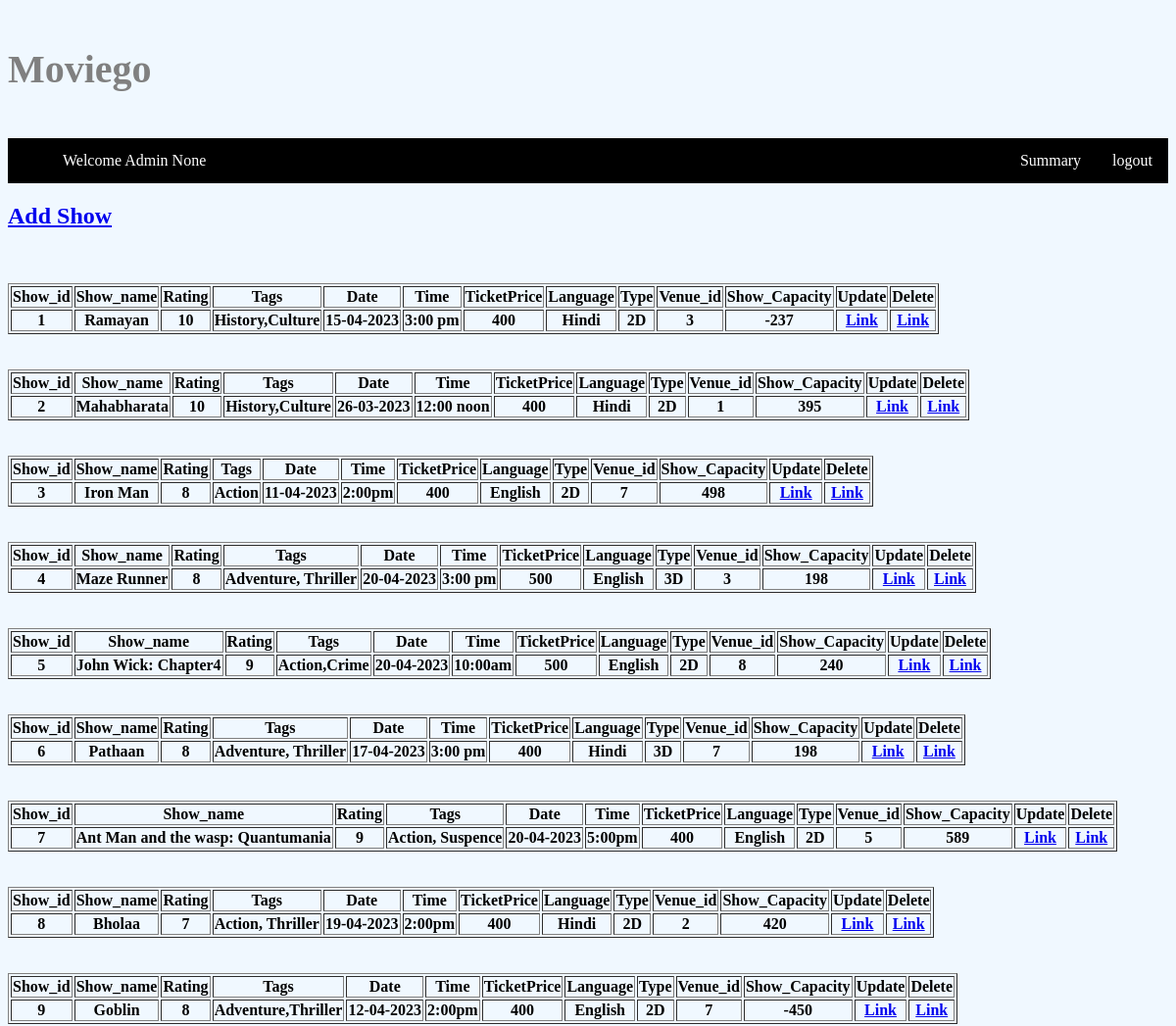
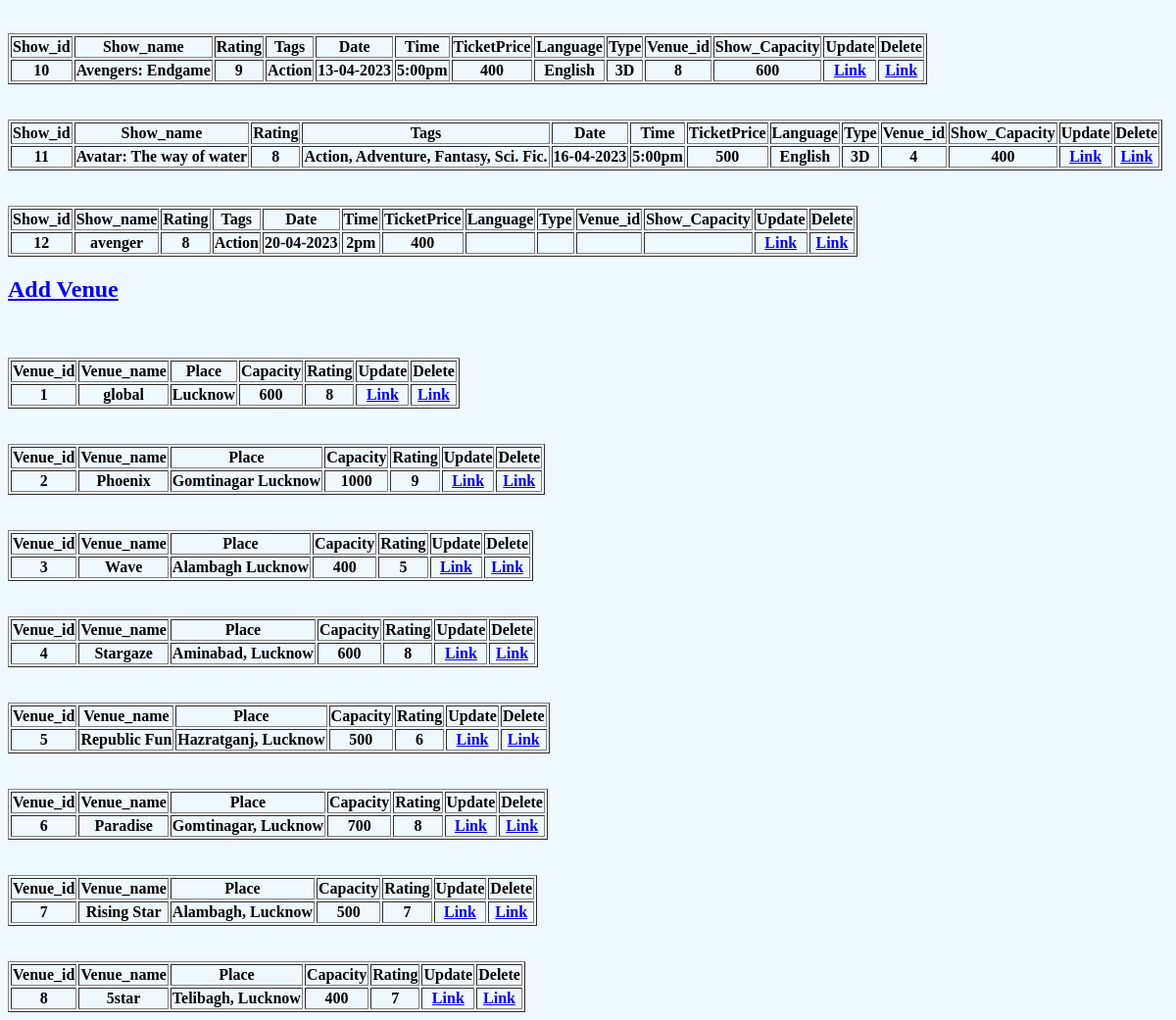
The page /A_dashboard/amisha001 on the database its author committed (2 pictures, top to bottom).
### app.py (models this page shows)
class Show(db.Model):
    Show_id=db.Column(db.Integer(),primary_key=True)
    Show_name=db.Column(db.String(50),nullable=False)
    Rating=db.Column(db.Integer())
    Tags=db.Column(db.String(50))
    Date=db.Column(db.String(20))
    Time=db.Column(db.String(20))
    TicketPrice=db.Column(db.Integer(),nullable=False)
    Language=db.Column(db.String(30),nullable=False)
    Type=db.Column(db.String(20),nullable=False)
    Venue_id=db.Column(db.Integer(),db.ForeignKey("venue.Venue_id"))
    Show_Capacity=db.Column(db.Integer())

class Venue(db.Model):
    Venue_id=db.Column(db.Integer(),primary_key=True)
    Venue_name=db.Column(db.String(50),nullable=False)
    Place=db.Column(db.String(50),nullable=False)
    Capacity=db.Column(db.Integer(),nullable=False)
    Rating=db.Column(db.Integer())
    rel_show=db.relationship("Show",backref='rel_venue', secondary="link")

### app.py (the view)
@app.route('/A_dashboard/<Username>',methods=['GET','POST'])
def A_dashboard(Username):
    Username=session.get('Username')
    users=User_data.query.all()
    venues=Venue.query.all()
    shows=Show.query.all()
    return render_template('A_dashboard.html',Username=Username,venues=venues,shows=shows,users=users)

### templates/A_dashboard.html (shortened to what this page needs)
<!DOCTYPE html>
<html lang="en">
<head>
</head>
<body>
    <h1>
        <div class='container'>Moviego</div>
        </h1>
        <ul><div class="sep">
            <div>
          <li><a href='/A_dashboard/{{Username}}'> Welcome Admin {{ Username }} </a></li>
        </div>
        <div>
          <li><a href="/summary">Summary</a> </li>
          <li><a href="/">logout</a> </li>
        </div>
    </div></ul>
    {% if venues|length==0 %}
    <h2>Nothing Found</h2>
    {% else %}
    <div>
        <div>
        <a href="/add_show/{{Username}}"><h2>Add Show</h2></a>
        {% for show in shows %}
        <table border="1">
            <tr>
                <th>Show_id</th>
                <th>Show_name</th>
                <th>Rating</th>
                <th>Tags</th>
                <th>Date</th>
                <th>Time</th>
                <th>TicketPrice</th>
                <th>Language</th>
                <th>Type</th>
                <th>Venue_id</th>
                <th>Show_Capacity</th>
                <th>Update</th>
                <th>Delete</th>
            </tr>
            <tr>
              <th>{{ show.Show_id }}</th><br>
              <th>{{ show.Show_name }}</th><br>
              <th>{{ show.Rating }}</th>
              <th>{{ show.Tags }}</th>
              <th>{{ show.Date }}</th>
              <th>{{ show.Time }}</th>
              <th>{{ show.TicketPrice }}</th>
              <th>{{ show.Language }}</th>
              <th>{{ show.Type }}</th>
              <th>{{ show.Venue_id }}</th>
              <th>{{ show.Show_Capacity }}</th>
              <th><a href="/update_show/{{Username}}/{{show.Show_id}}">Link</a></th>
              <th><a href="/delete_show/{{Username}}/{{show.Show_id}}">Link</a></th>
          </tr>
          {% endfor %}
        </table>
    </div>
    <div>
      <a href="/add_venue/{{Username}}"><h2>Add Venue</h2></a>
      {% for venue in venues %}
            <table border="1">
            <tr>
                <th>Venue_id</th>
                <th>Venue_name</th>
                <th>Place</th>
                <th>Capacity</th>
                <th>Rating</th>
                <th>Update</th>
                <th>Delete</th>
            </tr>
            <tr>
              <th>{{ venue.Venue_id }}</th><br>
              <th>{{ venue.Venue_name }}</th><br>
              <th>{{ venue.Place }}</th>
              <th>{{ venue.Capacity }}</th>
              <th>{{ venue.Rating }}</th>
              <th><a href="/update_venue/{{Username}}/{{venue.Venue_id}}">Link</a></th>
              <th><a href="/delete_venue/{{Username}}/{{venue.Venue_id}}">Link</a></th>
          </tr>
          {% endfor %}
        </table>
    </div>
    </div>
    {% endif %}
</body>
</html>

### templates/A_dashboard.html (style rules this page uses)
body { background-color: AliceBlue; }
h1 { color:Gray; font-size:40px; text-align: left; background-color:AliceBlue; padding-top:20px; padding-bottom: 20px; }
ul { list-style-type: none; margin: 0; overflow: hidden; background-color: black; }
li { float: left; }
li a { display: block; color: white; text-align: center; padding: 14px 16px; text-decoration: none; }
.sep { display:flex; justify-content: space-between; align-items: center; text-align:center; }

### rows shown on the page
Show: Show_id "1", Show_name "Ramayan", Rating "10", Tags "History,Culture", Date "15-04-2023", Time "3:00 pm", TicketPrice "400", Language "Hindi", Type "2D", Venue_id "3", Show_Capacity "-237"
Show: Show_id "2", Show_name "Mahabharata", Rating "10", Tags "History,Culture", Date "26-03-2023", Time "12:00 noon", TicketPrice "400", Language "Hindi", Type "2D", Venue_id "1", Show_Capacity "395"
Show: Show_id "3", Show_name "Iron Man", Rating "8", Tags "Action", Date "11-04-2023", Time "2:00pm", TicketPrice "400", Language "English", Type "2D", Venue_id "7", Show_Capacity "498"
Show: Show_id "4", Show_name "Maze Runner", Rating "8", Tags "Adventure, Thriller", Date "20-04-2023", Time "3:00 pm", TicketPrice "500", Language "English", Type "3D", Venue_id "3", Show_Capacity "198"
Show: Show_id "5", Show_name "John Wick: Chapter4", Rating "9", Tags "Action,Crime", Date "20-04-2023", Time "10:00am", TicketPrice "500", Language "English", Type "2D", Venue_id "8", Show_Capacity "240"
Show: Show_id "6", Show_name "Pathaan", Rating "8", Tags "Adventure, Thriller", Date "17-04-2023", Time "3:00 pm", TicketPrice "400", Language "Hindi", Type "3D", Venue_id "7", Show_Capacity "198"
Show: Show_id "7", Show_name "Ant Man and the wasp: Quantumania", Rating "9", Tags "Action, Suspence", Date "20-04-2023", Time "5:00pm", TicketPrice "400", Language "English", Type "2D", Venue_id "5", Show_Capacity "589"
Show: Show_id "8", Show_name "Bholaa", Rating "7", Tags "Action, Thriller", Date "19-04-2023", Time "2:00pm", TicketPrice "400", Language "Hindi", Type "2D", Venue_id "2", Show_Capacity "420"
Show: Show_id "9", Show_name "Goblin", Rating "8", Tags "Adventure,Thriller", Date "12-04-2023", Time "2:00pm", TicketPrice "400", Language "English", Type "2D", Venue_id "7", Show_Capacity "-450"
Show: Show_id "10", Show_name "Avengers: Endgame", Rating "9", Tags "Action", Date "13-04-2023", Time "5:00pm", TicketPrice "400", Language "English", Type "3D", Venue_id "8", Show_Capacity "600"
Show: Show_id "11", Show_name "Avatar: The way of water", Rating "8", Tags "Action, Adventure, Fantasy, Sci. Fic.", Date "16-04-2023", Time "5:00pm", TicketPrice "500", Language "English", Type "3D", Venue_id "4", Show_Capacity "400"
Show: Show_id "12", Show_name "avenger", Rating "8", Tags "Action", Date "20-04-2023", Time "2pm", TicketPrice "400"
Venue: Venue_id "1", Venue_name "global", Place "Lucknow", Capacity "600", Rating "8"
Venue: Venue_id "2", Venue_name "Phoenix", Place "Gomtinagar Lucknow", Capacity "1000", Rating "9"
Venue: Venue_id "3", Venue_name "Wave", Place "Alambagh Lucknow", Capacity "400", Rating "5"
Venue: Venue_id "4", Venue_name "Stargaze", Place "Aminabad, Lucknow", Capacity "600", Rating "8"
Venue: Venue_id "5", Venue_name "Republic Fun", Place "Hazratganj, Lucknow", Capacity "500", Rating "6"
Venue: Venue_id "6", Venue_name "Paradise", Place "Gomtinagar, Lucknow", Capacity "700", Rating "8"
Venue: Venue_id "7", Venue_name "Rising Star", Place "Alambagh, Lucknow", Capacity "500", Rating "7"
Venue: Venue_id "8", Venue_name "5star", Place "Telibagh, Lucknow", Capacity "400", Rating "7"

### other values the page prints
{{ Username }} "None"
